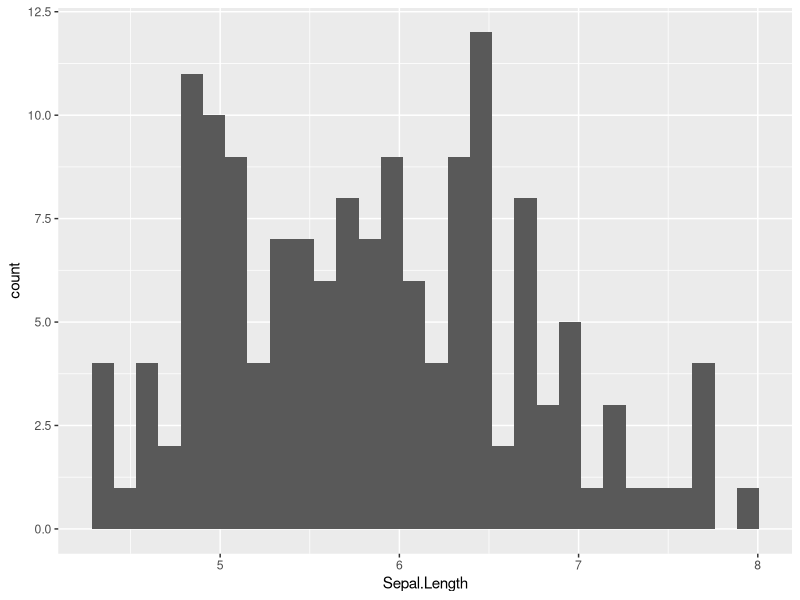
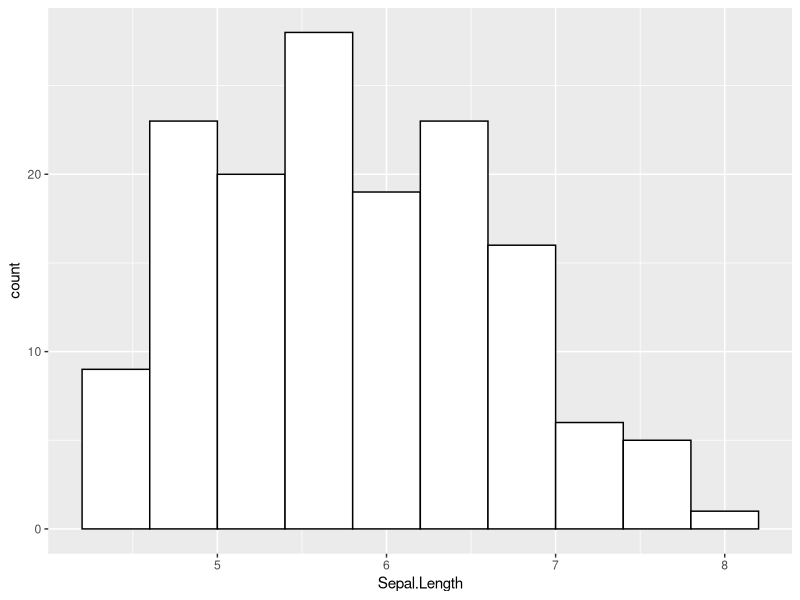
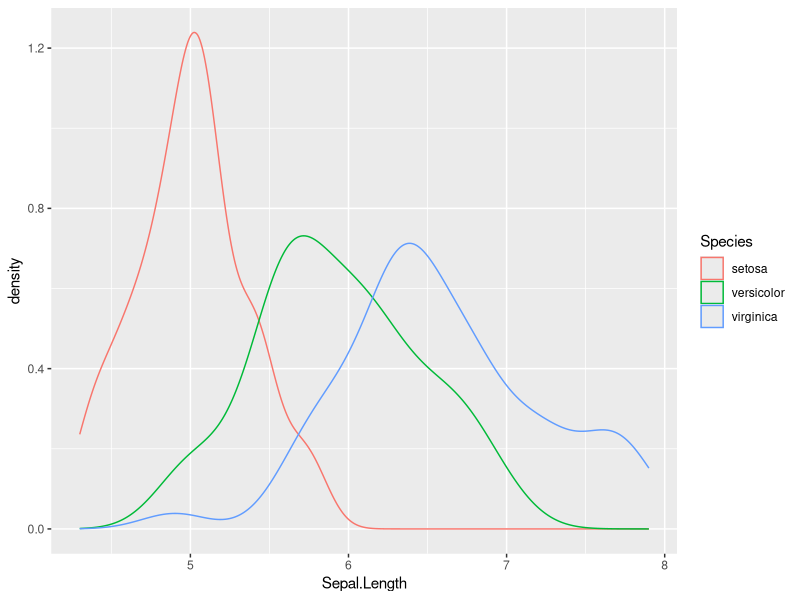
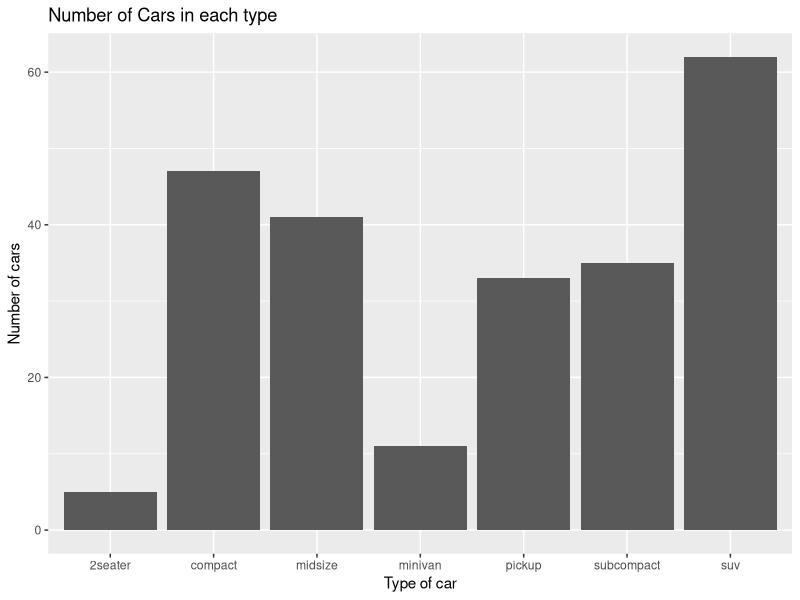

These charts were generated, in order, by the following R code:
library(ggplot2)

# Creating a histogram
p <- ggplot(data  = iris, aes( x = Sepal.Length)) + geom_histogram( )
print(p)

p <- ggplot(data = iris , aes(x=Sepal.Length)) + 
  geom_histogram(color="black", fill="white", bins = 10) 
print(p)

# creating density
p <- ggplot(iris, aes(x=Sepal.Length, color=Species)) + geom_density( )
print(p)

p <- ggplot(mpg, aes(x= class)) + geom_bar() + 
  labs(title = "Number of Cars in each type", x = "Type of car", y = "Number of cars")
print(p)
 
# print(p + geom_text(stat='count', aes(label=..count..), vjust=-0.25))

